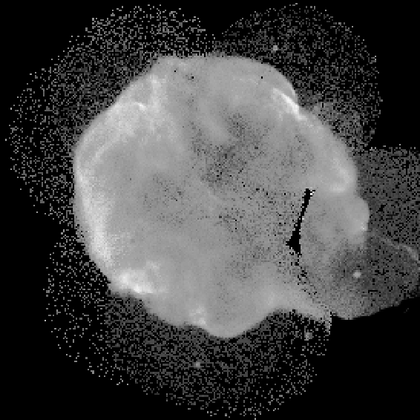
%> input picture cygnusloop_Xray_original.tif, 420 x 420 px, shrunk from 566 x 566 before the run
$ octave ch11_splitmerge.m   (GNU Octave 9; MATLAB toolbox functions it lacks are replaced by stand-ins)
%> lines starting %> are read from the running program, lines starting %| are printed output that depends on the picture; in (x1, y1, x2, y2) boxes, pixels count from 0 and x2, y2 are one past the last pixel; in counts of white or black regions, pixels touching at a corner belong together; the program's own positions count from 1
### splitmerge.m
function g = splitmerge(f, mindim, fun)
%SPLITMERGE Segments an image using a split-and-merge algorithm.
%   G = SPLITMERGE(F,MINDIM,@PREDICATE) segments image F by using a
%   split-and-merge strategy based on quadtree decomposition. MINDIM (a
%   nonnegative integer power of 2) specifies the minimum dimension of
%   the quadtree regions (subimages) allowed. If necessary, the program
%   pads the input image with zeros to the nearest square size that is
%   an integer power of 2. This guarantees that the algorithm used in
%   the quadtree decomposition will be able to split the image down to
%   blocks of size 1-by-l. The result is cropped back to the original
%   size of the input image. Each connected region in output G is
%   labeled with a different integer.
%
%   Note that in the function call we use ^PREDICATE for the value of
%   fun. PREDICATE is a user-defined function that must be in the
%   MATLAB path. Its syntax is
%
%       FLAG = PREDICATE(REGION) must return TRUE if the pixels in
%       REGION satisfy the predicate defined in the body of the
%       function; otherwise, the value of FLAG must be FALSE.
%
%   The following simple example of function PREDICATE is used in
%   Example 11.11 in the book. It sets FLAG to TRUE if the intensities
%   of the pixels in REGION have a standard deviation that exceeds 10,
%   and their mean intensity is between 0 and 125. Otherwise FLAG is set
%   to FALSE.
%
%                   function flag = predicate(region)
%                   sd = std2(region);
%                   m = mean2(region);
%                   flag = (sd > 0) & (m > 0) & (m < 125);

% Pad the image with zeros to the nearest square size that is an integer
% power of 2. This allows decomposition down to regions of size 1-by-1.
PS = 2^nextpow2(max(size(f)));
[M, N] = size(f);
f = padarray(f, [PS - M, PS - N], 'post');

% Perform splitting first.
Z = qtdecomp(f, @split_test, mindim, fun);

% Then, perform merging by looking at each quadregion and setting all its
% elements to 1 if the block satisfies the predicate defined in function
% PREDICATE.

% First, get the size of the largest block. Use function full because Z is
% sparse.
Lmax = full(max(Z(:)));
% Next, set the output image initially to all zeros. The MARKER matrix is
% used later to establish connectivity.
g = zeros(size(f));
MARKER = zeros(size(f));

% Begin the merging stage.
for K = 1:Lmax
    [vals, r, c] = qtgetblk(f, Z, K);
    if ~isempty(vals)
        % Check the predicate for each of the regions of size K-by-K with
        % coordinates given by vectors r and c.
        for I = 1:length(r)
            xlow = r(I); ylow = c(I);
            xhigh = xlow + K -1; yhigh = ylow + K -1;
            region = f(xlow:xhigh, ylow:yhigh);
            flag = fun(region);
            if flag
                g(xlow:xhigh, ylow:yhigh) = 1;
                MARKER(xlow, ylow) = 1;
            end
        end
    end
end

% Finally, obtain each connected region and label it with a different
% integer value using function bwlabel.
g = bwlabel(imreconstruct(MARKER, g));

% Crop and exit.
g = g(1:M, 1:N);

% -------------------------------------------------------------%
function v = split_test(B, mindim, fun)
% This function determines if quadregion B is split. The function returns
% in v logical 1s (TRUE) for the blocks that should be split and logical
% 0s (FALSE) for those that should not.

% Quadregion B, passed by qtdecomp, is the current decomposition of the
% image into K blocks of size m-by-m.

% k is the number of regions in B at this point in the procedure.
k = size(B, 3);

% Perform the split test on each block. If the predicate function (fun)
% returns TRUE, the region is split, so we set the appropriate element of v
% to TRUE. Else, the appropriate element of v is set to FALSE.
v(1:k) = false;
for I = 1:k
    quadregion = B(:,:,I);
    if size(quadregion, 1) <= mindim
        v(I) = false;
        continue
    end
    flag = fun(quadregion);
    if flag
        v(I) = true;
    end
end

### ch11_splitmerge.m
clc; clear; close all;

f = imread('cygnusloop_Xray_original.tif');
%> f is the input picture: size 420x420 uint8; min 0, max 255, mean 67.5
subplot(2,3,1), imshow(f);
blocksize = [64, 32, 16, 8, 4];
for k = 1:numel(blocksize)
    g{k} = splitmerge(f, blocksize(k), @predicate);
    subplot(2,3,k+1), imshow(g{k});
end
%> this loop made 5 passes
%> pass 1, in splitmerge, `f = padarray(f, [PS - M, PS - N], 'post');`:
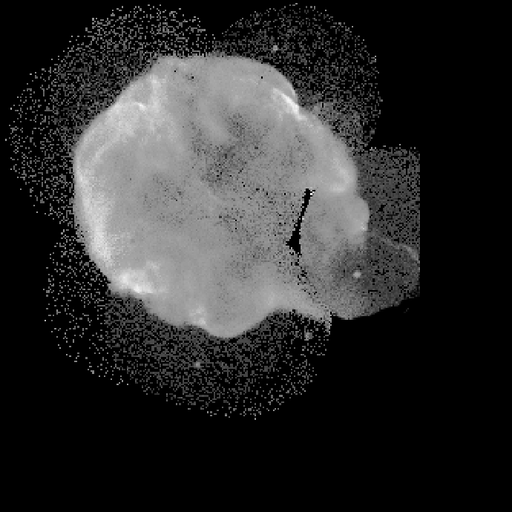
%> f: size 512x512 uint8; min 0, max 255, mean 45.4
%> pass 1, `imshow(g{k})`:
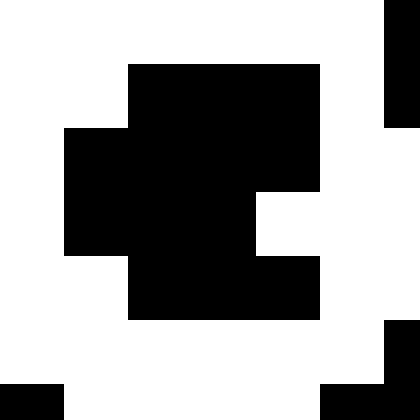
%> displayed picture: size 420x420, on the screen's scale of 0 to 255; 62.5% white; 4 black regions, box (x1, y1, x2, y2) and area: (64, 64, 320, 320) 53248, (320, 320, 420, 420) 5904, (384, 0, 420, 128) 4608, (0, 384, 64, 420) 2304
%> after the loop, g = 5 items
%> after the loop:
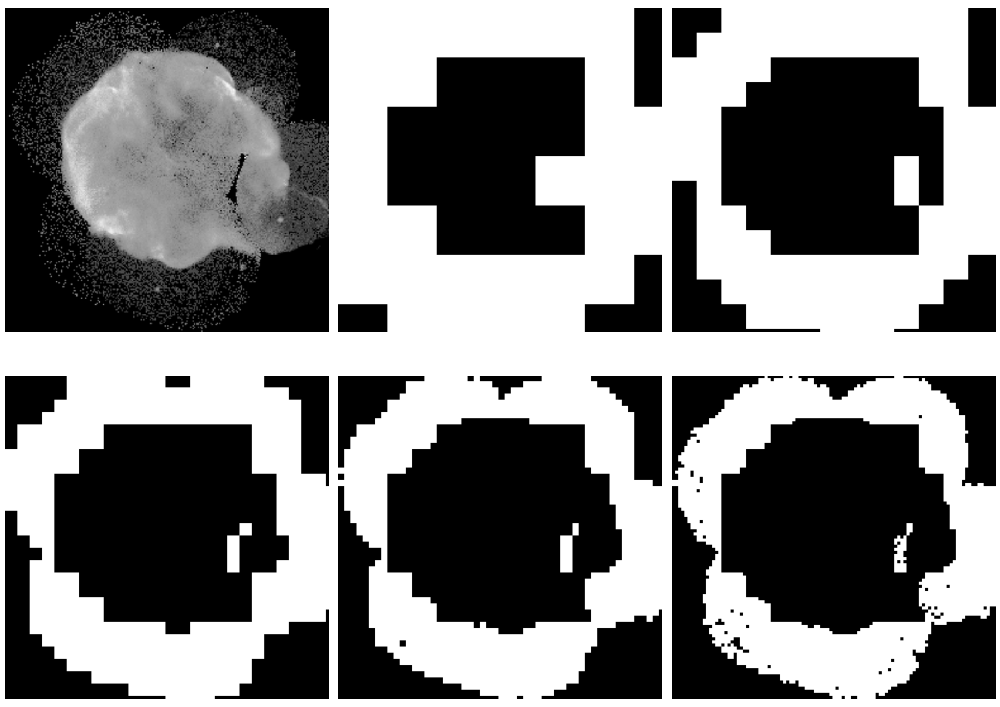
%> figure redrawn from the program's plot data, 6 panels

function flag = predicate(region)
    sd = std2(region);
    m = mean2(region);
    flag = (sd > 0.0001) & (m > 0) & (m < 125);
end

$ run again, with Figp0917.tif copied over cygnusloop_Xray_original.tif
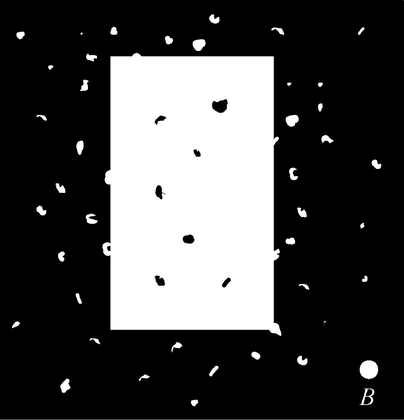
%> input picture Figp0917.tif, 404 x 420 px, shrunk from 675 x 701 before the run
%> f is the input picture: size 420x404 uint8; min 0, max 255, mean 70.3
%> the loop `for k = 1:numel(blocksize)` made 5 passes
%> pass 1, in splitmerge, `f = padarray(f, [PS - M, PS - N], 'post');`:
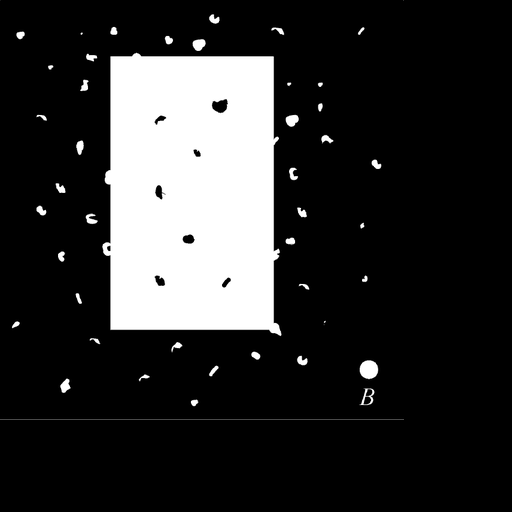
%> f: size 512x512 uint8; min 0, max 255, mean 45.5
%> pass 1, `imshow(g{k})`:
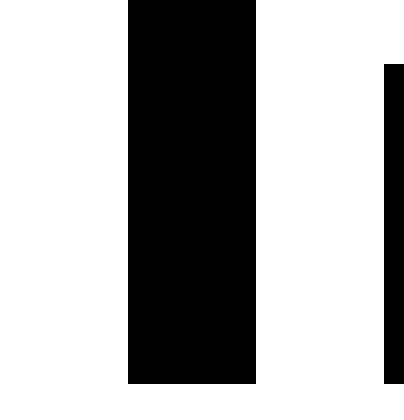
%> displayed picture: size 420x404, on the screen's scale of 0 to 255; 67.3% white; 2 black regions, box (x1, y1, x2, y2) and area: (128, 0, 256, 384) 49152, (384, 64, 404, 384) 6400
%> after the loop `for k = 1:numel(blocksize)`: g = 5 items
